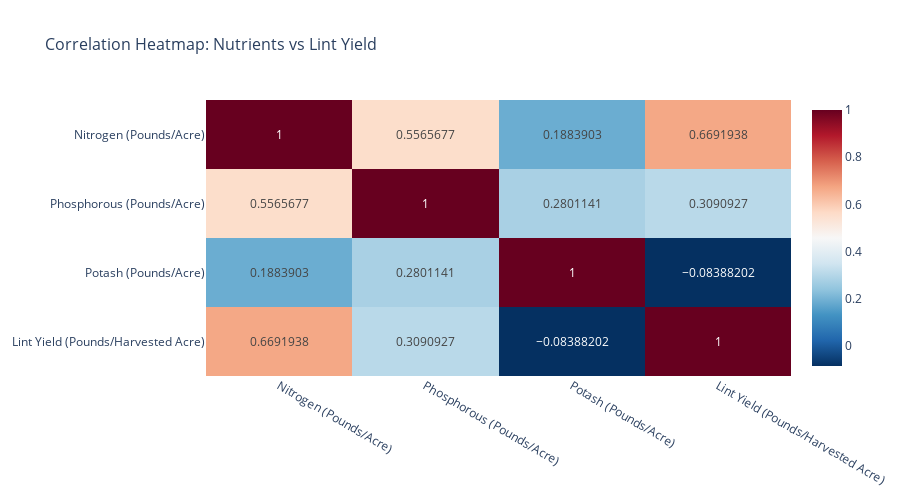

Notebook source saved alongside this figure:
### Code cell
print("\n=== NUTRIENT-YIELD CORRELATION ANALYSIS ===")

nutrients_cols = ['Nitrogen (Pounds/Acre)', 'Phosphorous (Pounds/Acre)', 'Potash (Pounds/Acre)']
yield_col = 'Lint Yield (Pounds/Harvested Acre)'

correlations = df_cotton[nutrients_cols + [yield_col]].corr()
print("Correlation Matrix:")
print(correlations.round(3))

fig_corr = px.imshow(correlations, 
                     text_auto=True, 
                     aspect="auto",
                     title="Correlation Heatmap: Nutrients vs Lint Yield",
                     color_continuous_scale="RdBu_r")

fig_corr.update_layout(
    title_font_size=16,
    height=500,
    template='plotly_white'
)

fig_corr.show()

fig_nutrient_yield = make_subplots(
    rows=1, cols=3,
    subplot_titles=('Nitrogen vs Yield', 'Phosphorous vs Yield', 'Potash vs Yield')
)

fig_nutrient_yield.add_trace(
    go.Scatter(x=df_cotton['Nitrogen (Pounds/Acre)'], 
              y=df_cotton['Lint Yield (Pounds/Harvested Acre)'],
              mode='markers', name='Nitrogen',
              marker=dict(color='blue', opacity=0.6)),
    row=1, col=1
)

fig_nutrient_yield.add_trace(
    go.Scatter(x=df_cotton['Phosphorous (Pounds/Acre)'], 
              y=df_cotton['Lint Yield (Pounds/Harvested Acre)'],
              mode='markers', name='Phosphorous',
              marker=dict(color='green', opacity=0.6)),
    row=1, col=2
)

fig_nutrient_yield.add_trace(
    go.Scatter(x=df_cotton['Potash (Pounds/Acre)'], 
              y=df_cotton['Lint Yield (Pounds/Harvested Acre)'],
              mode='markers', name='Potash',
              marker=dict(color='red', opacity=0.6)),
    row=1, col=3
)

fig_nutrient_yield.update_layout(
    title_text="Nutrient Usage vs Cotton Lint Yield",
    title_font_size=16,
    height=500,
    template='plotly_white',
    showlegend=False
)

fig_nutrient_yield.update_xaxes(title_text="Nitrogen (lbs/acre)", row=1, col=1)
fig_nutrient_yield.update_xaxes(title_text="Phosphorous (lbs/acre)", row=1, col=2)
fig_nutrient_yield.update_xaxes(title_text="Potash (lbs/acre)", row=1, col=3)
fig_nutrient_yield.update_yaxes(title_text="Lint Yield (lbs/acre)", row=1, col=1)

fig_nutrient_yield.show()

### Figure 1 — Plotly figure (JSON) as saved in the notebook; plotly's stock layout.template omitted (floating-point values rounded to 4 significant figures)
{"data": [{"coloraxis": "coloraxis", "hovertemplate": "x: %{x}<br>y: %{y}<br>color: %{z}<extra></extra>", "name": "0", "texttemplate": "%{z}", "type": "heatmap", "x": ["Nitrogen (Pounds/Acre)", "Phosphorous (Pounds/Acre)", "Potash (Pounds/Acre)", "Lint Yield (Pounds/Harvested Acre)"], "xaxis": "x", "y": ["Nitrogen (Pounds/Acre)", "Phosphorous (Pounds/Acre)", "Potash (Pounds/Acre)", "Lint Yield (Pounds/Harvested Acre)"], "yaxis": "y", "z": [[1.0, 0.5566, 0.1884, 0.6692], [0.5566, 1.0, 0.2801, 0.3091], [0.1884, 0.2801, 1.0, -0.08388], [0.6692, 0.3091, -0.08388, 1.0]]}], "layout": {"coloraxis": {"colorscale": [[0, "rgb(5,48,97)"], [0.1, "rgb(33,102,172)"], [0.2, "rgb(67,147,195)"], [0.3, "rgb(146,197,222)"], [0.4, "rgb(209,229,240)"], [0.5, "rgb(247,247,247)"], [0.6, "rgb(253,219,199)"], [0.7, "rgb(244,165,130)"], [0.8, "rgb(214,96,77)"], [0.9, "rgb(178,24,43)"], [1, "rgb(103,0,31)"]]}, "height": 500, "title": {"font": {"size": 16}, "text": "Correlation Heatmap: Nutrients vs Lint Yield"}, "xaxis": {"anchor": "y", "domain": [0, 1]}, "yaxis": {"anchor": "x", "autorange": "reversed", "domain": [0, 1]}}}
